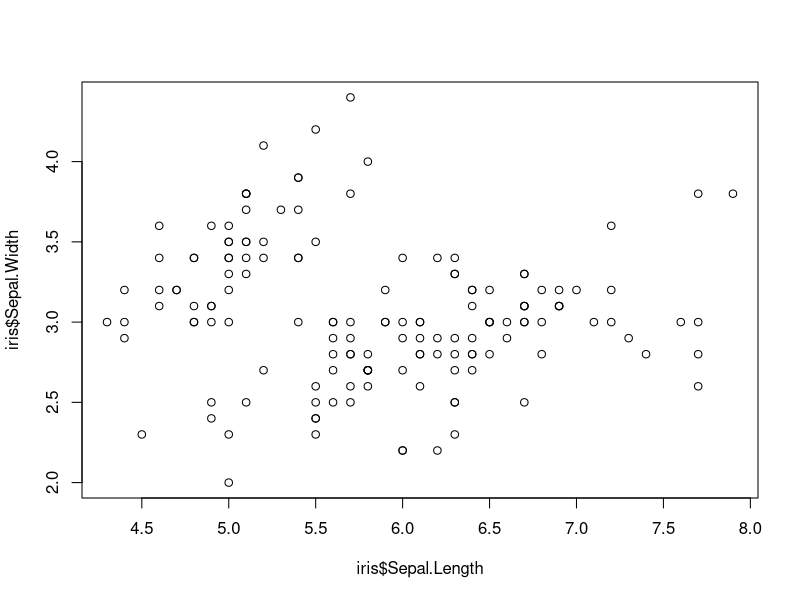
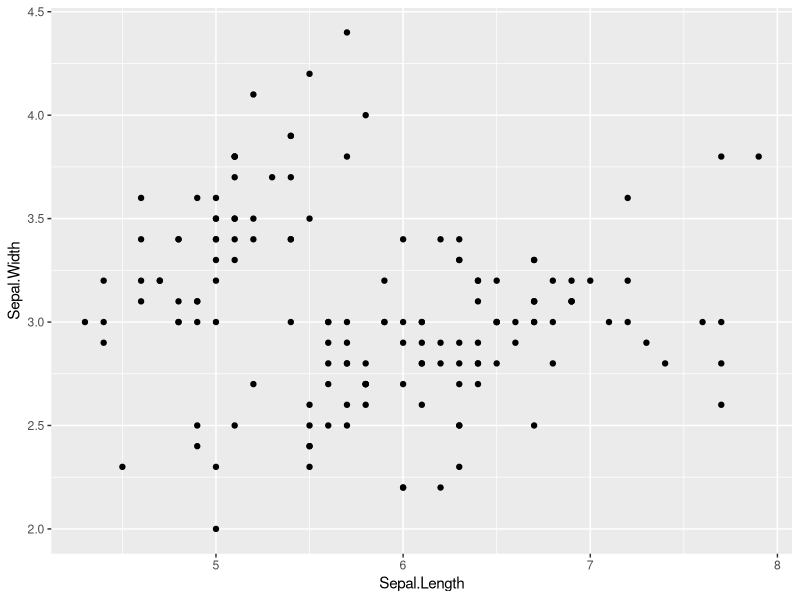
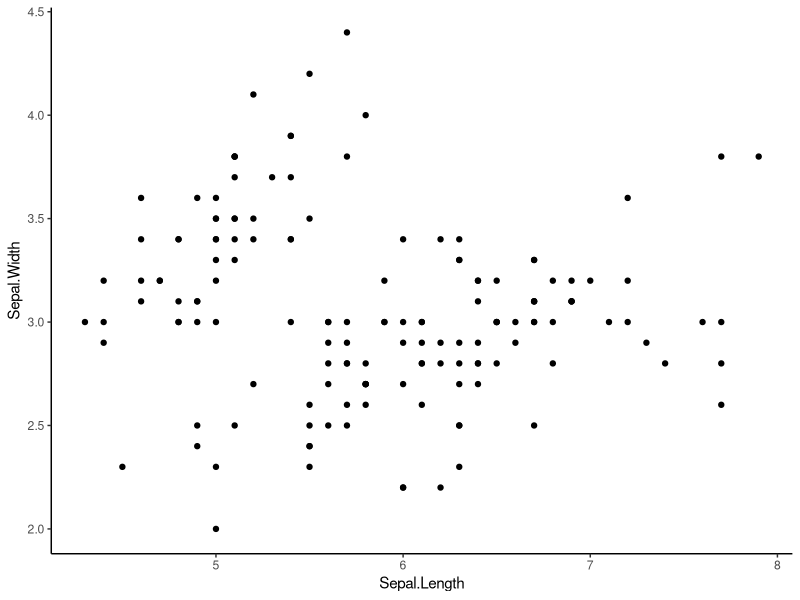
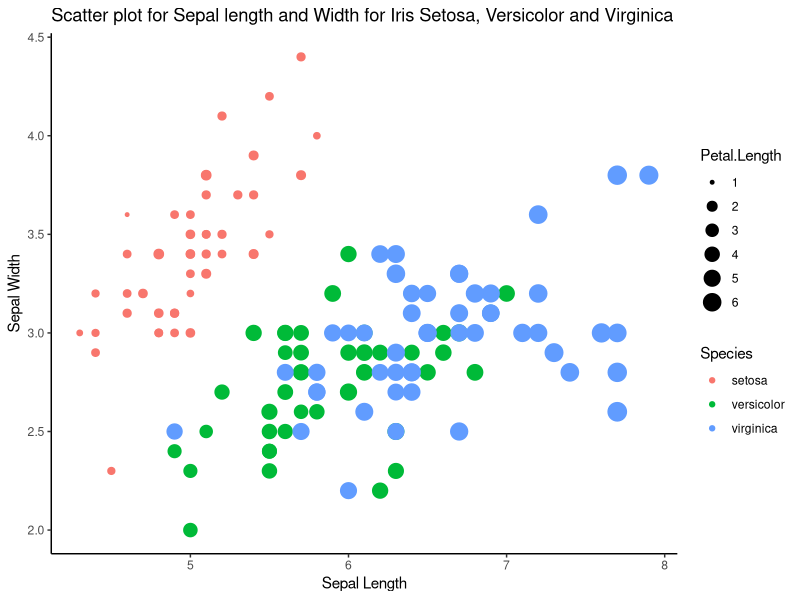

Here is the R script that generated these plots, in order:
#use built in iris dataset
#take a look at it 
head(iris)
#load in some tidyverse packages
library(dplyr)
library(ggplot2)

#####################################
##### Part 1: for loops         #####
#####################################

#Using only data for iris versicolor
#write a for loop
#that produces a regression table
#for each of the following relationships
#1. iris  sepal length x width
#2. iris  petal length x width
#3. iris sepal length x petal length

# hint: consider using a list, and also new vectors for regression variables
RegressionTables <- list() 

versicolorData <- iris[iris$Species=='versicolor',] 

for (i in 1:3) { #each i from 1 to 3 represents a relationship for which a regression table is needed
  if (i == 1) {
    RegressionTables[[i]] <- summary(lm(versicolorData$Sepal.Length ~ versicolorData$Sepal.Width))$coefficients
  }
  if (i == 2) {
    RegressionTables[[i]] <- summary(lm(versicolorData$Petal.Length ~ versicolorData$Petal.Width))$coefficients
  }
  if (i == 3) {
    RegressionTables[[i]] <-  summary(lm(versicolorData$Sepal.Length ~ versicolorData$Petal.Length))$coefficients
  }
}
RegressionTables


#####################################
##### Part 2: data in dplyr     #####
#####################################

#use dplyr to join data of maximum height
#to a new iris data frame
height <- data.frame(Species = c("virginica","setosa","versicolor"),
                     Height.cm = c(60,100,11.8))
dfIris <- data.frame(iris) #new data frame for iris data set
full_join(dfIris, height)            # joins maximum height


#####################################
##### Part 3: plots in ggplot2  #####
#####################################

#look at base R scatter plot
plot(iris$Sepal.Length,iris$Sepal.Width)

#3a. now make the same plot in ggplot
GGplot = ggplot(iris, aes(x=Sepal.Length, y=Sepal.Width)) + 
  geom_point()
GGplot

#3b. make a scatter plot with ggplot and get rid of  busy grid lines
# blank arugment for theme_classic() removes gridlines
GGClassicPlot = ggplot(iris, aes(x=Sepal.Length, y=Sepal.Width)) + 
  geom_point() + theme_classic()
GGClassicPlot

#3c. make a scatter plot with ggplot, remove grid lines, add a title and axis labels, 
#    show species by color, and make the point size proportional to petal length

GGColorPlot = ggplot(iris, aes(Sepal.Length, Sepal.Width, colour = Species)) + #aes stands for aesthetic mappings , here the aesthetic mappings allows the plot to assign a different color for each species
  geom_point(aes(size = Petal.Length), show.legend = TRUE)+  #here the aesthetic mapping makes the point size propotional to petal length, show.legend allows display of a legend key for point sizez and colors
  theme_classic() + 
  ggtitle("Scatter plot for Sepal length and Width for Iris Setosa, Versicolor and Virginica") + #title 
  xlab("Sepal Length") + ylab("Sepal Width") #axis labels
GGColorPlot

#####################################
##### Question: how did         #####
##### arguments differ between  #####
##### plot and ggplot?          #####
#####################################		
#ggplot allows for more aesthetics specifc arguments (e.g. the different arguments for aes , show.legend) which make it more intuitvie to create a scatter plot that can display more information using graphics 
#the base plot requires that the orignal data frame be specified when referencing a vector belonging to the same using the df$vector cconvention, which makes it hard to read for a plot function with many arugments
#ggplot allows the user to specify the dataframe as the first arguement and then simply reference the vector names for subsequent arugments for the function and any functions within the ggplot function
